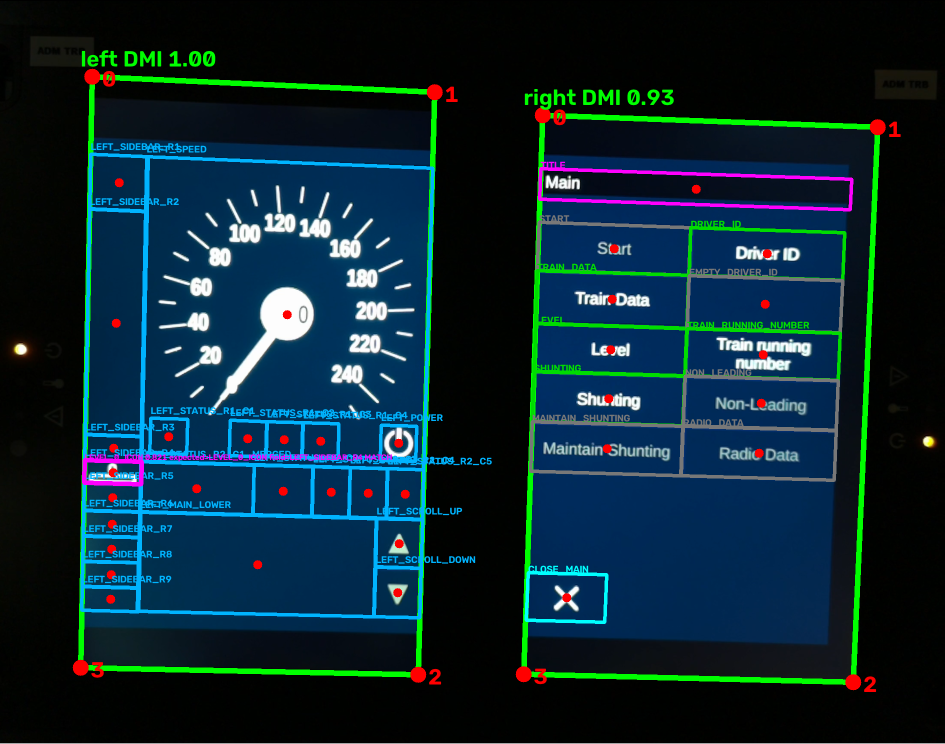
#> input picture data/reference/overlays/level0_selected_01.png, 1890 x 1488 px (shown at 1/2 size)
$ python -i right_layout.py   (imports and definitions only)
#> lines starting #> are read from the running program, lines starting #| are printed output that depends on the picture
#> further down, picture is the input picture: shape (1488, 1890, 3); mean B, G, R 48.8, 38.5, 11.7
"""Border-line fitting for right-display UI regions in rectified frames."""

from __future__ import annotations

import cv2
import numpy as np
from numpy.typing import NDArray

Frame = NDArray[np.uint8]
Quad = NDArray[np.float32]
Line = tuple[float, float]
LineCandidate = tuple[float, float, float]
BorderLines = tuple[list[LineCandidate], list[LineCandidate]]


def detect_border_lines(frame: Frame) -> BorderLines:
    """Extract reusable horizontal and vertical UI-border evidence."""
    return _line_candidates(frame)


# [588 lines left out: functions detect_button_quads, _train_navigation, detect_title_quad, _detect_title_band_quad, _robust_boundary_line, field_quad_from_contour and 6 more, not called in this run]


def _line_position(line: tuple[float, float, float], cross: float) -> float:
    return line[0] * cross + line[1]


# [146 lines left out: functions _shared_slope, _detect_unknown_buttons, _cluster_lines, _border_color_mask, _edge_support, _fit_main_close, not called in this run]


def _line_candidates(
    frame: Frame,
) -> tuple[list[tuple[float, float, float]], list[tuple[float, float, float]]]:
    gray = cv2.cvtColor(frame, cv2.COLOR_BGR2GRAY)
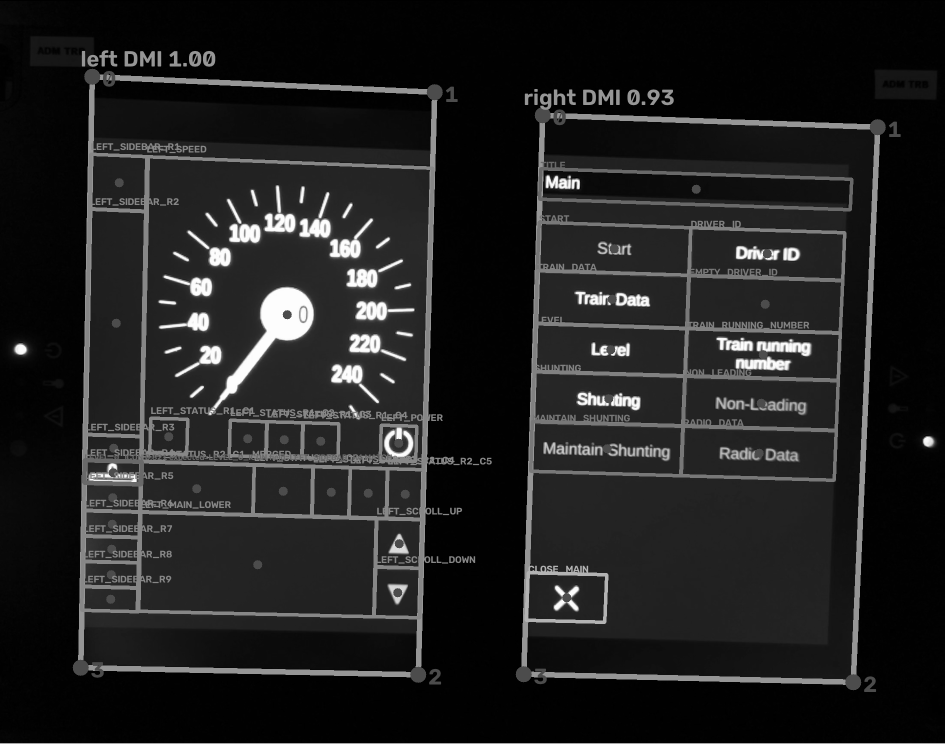
#> gray: shape (1488, 1890) (shown at 1/2 size); min 0, max 255, mean 31.6
    edges = cv2.Canny(gray, 8, 30)
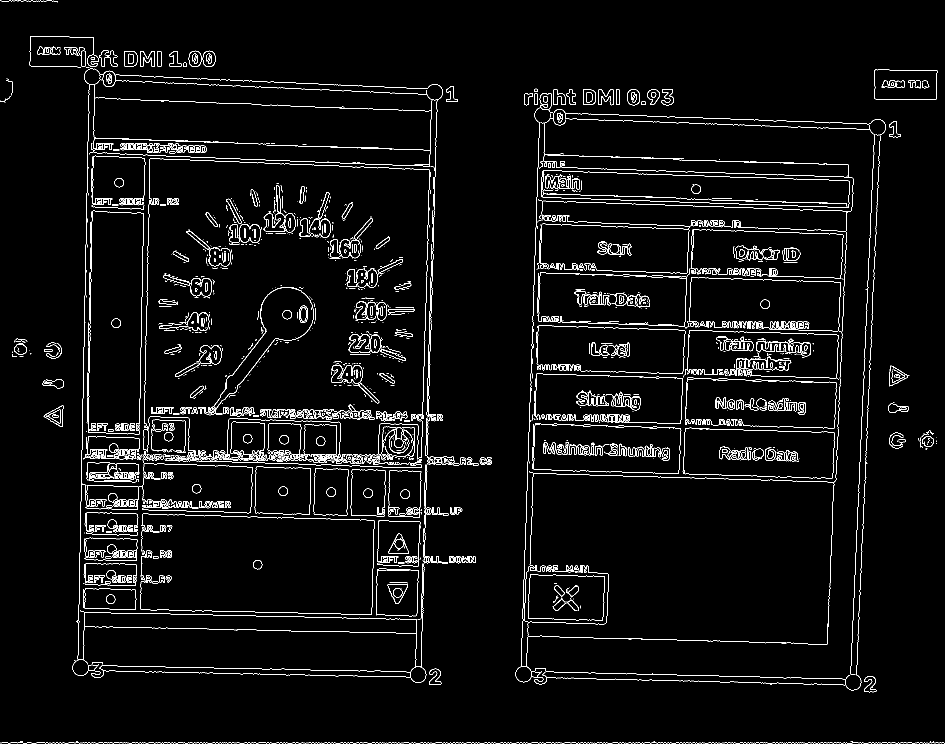
#> edges: shape (1488, 1890) (shown at 1/2 size); 3.5% white in thin lines or dots
    lines = cv2.HoughLinesP(
        edges,
        1,
        np.pi / 720,
        threshold=35,
        minLineLength=70,
        maxLineGap=35,
    )
#> lines = 1077 rows, first 6: [0, 1485, 1887, 1485], [1699, 1378, 1749, 239], [1711, 1379, 1761, 239], [1040, 1362, 1078, 255], [1065, 838, 1675, 857], [1, 1486, 1889, 1486]
    horizontal: list[tuple[float, float, float]] = []
    vertical: list[tuple[float, float, float]] = []
    if lines is None:
        return horizontal, vertical
    for x1, y1, x2, y2 in lines.reshape(-1, 4):
        if not _has_border_color(frame, x1, y1, x2, y2):
            continue
        dx, dy = float(x2 - x1), float(y2 - y1)
        if abs(dx) >= 70 and abs(dy / dx) < 0.4:
            slope = dy / dx
            horizontal.append((slope, float(y1 - slope * x1), abs(dx)))
        elif abs(dy) >= 70 and abs(dx / dy) < 0.4:
            slope = dx / dy
            vertical.append((slope, float(x1 - slope * y1), abs(dy)))
#> this loop made 1077 passes
#> (x1, y1, x2, y2, dx, dy, slope) on passes 5, 7, 8, 10, 11, 12, 15, 17, 18, 19, 22, 23: (1065, 838, 1675, 857, 610, 19, 0.0311), (1076, 309, 1301, 317, 225, 8, 0.0356), (1075, 340, 1706, 362, 631, 22, 0.0349), (1179, 950, 1669, 963, 490, 13, 0.0265), (848, 1021, 868, 335, 20, -686, -0.0292), (1077, 939, 1546, 952, 469, 13, 0.0277), (298, 280, 705, 294, 407, 14, 0.0344), (1080, 545, 1689, 564, 609, 19, 0.0312), (1082, 333, 1704, 355, 622, 22, 0.0354), (849, 697, 863, 169, 14, -528, -0.0265), (169, 1256, 178, 792, 9, -464, -0.0194), (279, 1255, 300, 278, 21, -977, -0.0215)
#> (dx, dy, slope) on passes 61, 62, 64, 65, 66, 67: (672, 27, 0.0402), (21, -784, -0.0268), (10, -225, -0.0444), (309, 8, 0.0259), (241, -11, -0.0456), (697, -3, -0.0043)
#> after the loop, horizontal = 531 items, first 6: (0.0311, 804.8, 610), (0.0356, 270.7, 225), (0.0349, 302.5, 631), (0.0265, 918.7, 490), (0.0277, 909.1, 469), (0.0344, 269.7, 407); vertical = 94 items, first 6: (-0.0292, 877.8, 686), (-0.0265, 867.5, 528), (-0.0194, 193.4, 464), (-0.0215, 306, 977), (-0.0208, 295.8, 529), (-0.0204, 190.7, 441)
    # Camera/display movement can leave a coherent residual shear after the
    # outer screen is rectified.  Keep the repeated, dominant UI orientation
    # rather than imposing an axis-aligned box or following an isolated hand
    # edge.
    return _dominant_orientation(horizontal), _dominant_orientation(vertical)


def _has_border_color(
    frame: Frame, x1: int, y1: int, x2: int, y2: int
) -> bool:
    positions = np.linspace(0.0, 1.0, 32)
    xs = np.clip(np.rint(x1 + (x2 - x1) * positions).astype(int), 0, frame.shape[1] - 1)
    ys = np.clip(np.rint(y1 + (y2 - y1) * positions).astype(int), 0, frame.shape[0] - 1)
    pixels = frame[ys, xs].astype(np.int16)
    blue, green, red = pixels[:, 0], pixels[:, 1], pixels[:, 2]
    border_pixels = (blue >= 28) & (blue - green >= 12) & (blue - red >= 24)
    return float(np.mean(border_pixels)) >= 0.35


def _dominant_orientation(
    candidates: list[tuple[float, float, float]],
) -> list[tuple[float, float, float]]:
    if not candidates:
        return []
    bin_width = 0.025
    weights: dict[int, float] = {}
    for slope, _, length in candidates:
        key = round(slope / bin_width)
        weights[key] = weights.get(key, 0.0) + length
#> this loop made 531 passes
#> (slope, length, key) on passes 1 to 3: (0.0311, 610, 1), (0.0356, 225, 1), (0.0349, 631, 1)
#> after the loop, weights = 20 items
    dominant = max(weights, key=weights.get) * bin_width
#> dominant = 0.025
    nearby = [item for item in candidates if abs(item[0] - dominant) <= 0.04]
#> nearby = 347 items, first 6: (0.0311, 804.8, 610), (0.0356, 270.7, 225), (0.0349, 302.5, 631), (0.0265, 918.7, 490), (0.0277, 909.1, 469), (0.0344, 269.7, 407)
    total_length = sum(item[2] for item in nearby)
#> total_length = 69928
    center = sum(item[0] * item[2] for item in nearby) / total_length
#> center = 0.0252
    return [item for item in candidates if abs(item[0] - center) <= 0.14]


# [69 lines left out: functions _select_horizontal, _select_vertical, _quad, _intersection, not called in this run]

>>> import cv2
>>> picture = cv2.imread('../../../data/reference/overlays/level0_selected_01.png')
>>> result = detect_border_lines(picture)
#> the loop in _dominant_orientation (call 2), `for slope, _, length in candidates:` made 94 passes
#> (slope, length, key) on passes 1 to 12: (-0.0292, 686, -1), (-0.0265, 528, -1), (-0.0194, 464, -1), (-0.0215, 977, -1), (-0.0208, 529, -1), (-0.0204, 441, -1), (-0.0393, 483, -2), (-0.0268, 784, -1), (-0.0444, 225, -2), (-0.0216, 648, -1), (-0.0394, 431, -2), (-0.0346, 837, -1)
